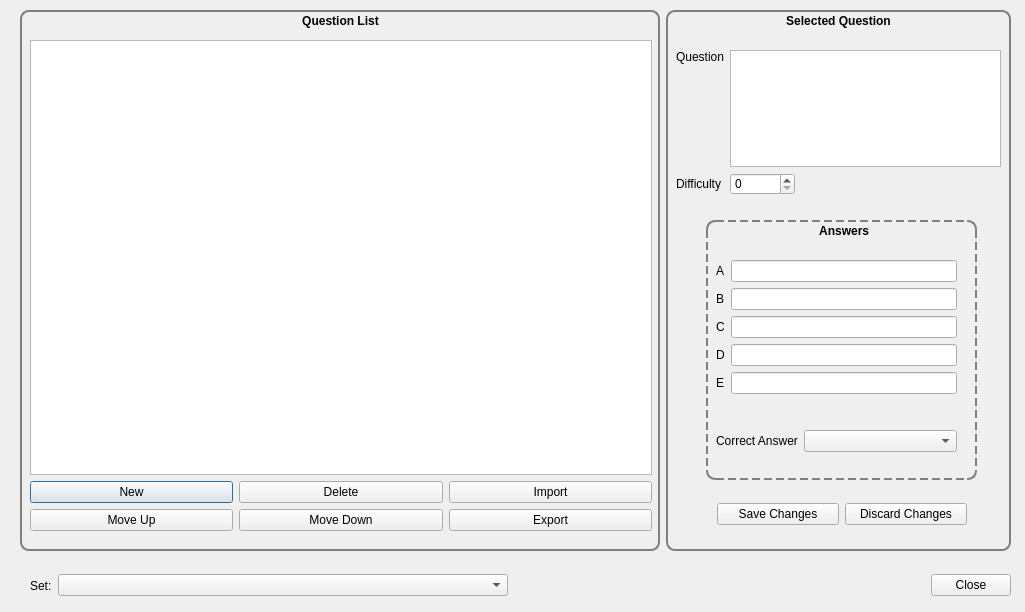
<?xml version="1.0" encoding="UTF-8"?>
<ui version="4.0">
 <class>Dialog</class>
 <widget class="QDialog" name="Dialog">
  <property name="geometry">
   <rect>
    <x>0</x>
    <y>0</y>
    <width>1025</width>
    <height>612</height>
   </rect>
  </property>
  <property name="windowTitle">
   <string>Edit Question Set</string>
  </property>
  <widget class="QWidget" name="layoutWidget">
   <property name="geometry">
    <rect>
     <x>20</x>
     <y>10</y>
     <width>991</width>
     <height>541</height>
    </rect>
   </property>
   <layout class="QHBoxLayout" name="horizontalLayout">
    <item>
     <widget class="QGroupBox" name="groupBox_2">
      <property name="styleSheet">
       <string notr="true">QGroupBox{
	border: 2px solid gray;
	border-radius: 9px;
	margin-top: 0.5em;
	font-weight: bold;
}

QGroupBox::title {
	background-color: transparent;
	subcontrol-position: top center;
	padding: 4 -40px;
}</string>
      </property>
      <property name="title">
       <string>Question List</string>
      </property>
      <widget class="QWidget" name="layoutWidget">
       <property name="geometry">
        <rect>
         <x>10</x>
         <y>30</y>
         <width>622</width>
         <height>491</height>
        </rect>
       </property>
       <layout class="QVBoxLayout" name="verticalLayout">
        <item>
         <widget class="QListWidget" name="questionList">
          <property name="minimumSize">
           <size>
            <width>620</width>
            <height>0</height>
           </size>
          </property>
         </widget>
        </item>
        <item>
         <layout class="QGridLayout" name="gridLayout_2">
          <item row="0" column="0">
           <widget class="QPushButton" name="newButton">
            <property name="text">
             <string>New</string>
            </property>
           </widget>
          </item>
          <item row="0" column="1">
           <widget class="QPushButton" name="deleteButton">
            <property name="text">
             <string>Delete</string>
            </property>
           </widget>
          </item>
          <item row="0" column="2">
           <widget class="QPushButton" name="importButton">
            <property name="text">
             <string>Import</string>
            </property>
           </widget>
          </item>
          <item row="1" column="0">
           <widget class="QPushButton" name="moveUpButton">
            <property name="text">
             <string>Move Up</string>
            </property>
           </widget>
          </item>
          <item row="1" column="1">
           <widget class="QPushButton" name="moveDownButton">
            <property name="text">
             <string>Move Down</string>
            </property>
           </widget>
          </item>
          <item row="1" column="2">
           <widget class="QPushButton" name="exportButton">
            <property name="text">
             <string>Export</string>
            </property>
           </widget>
          </item>
         </layout>
        </item>
       </layout>
      </widget>
     </widget>
    </item>
    <item>
     <widget class="QGroupBox" name="groupBox_3">
      <property name="maximumSize">
       <size>
        <width>345</width>
        <height>16777215</height>
       </size>
      </property>
      <property name="styleSheet">
       <string notr="true">QGroupBox{
	border: 2px solid gray;
	border-radius: 9px;
	margin-top: 0.5em;
	font-weight: bold;
}

QGroupBox::title {
	background-color: transparent;
	subcontrol-position: top center;
	padding: 4 -40px;
}</string>
      </property>
      <property name="title">
       <string>Selected Question</string>
      </property>
      <widget class="QGroupBox" name="groupBox">
       <property name="geometry">
        <rect>
         <x>40</x>
         <y>210</y>
         <width>271</width>
         <height>260</height>
        </rect>
       </property>
       <property name="styleSheet">
        <string notr="true">QGroupBox{
	border: 2px dashed gray;
	border-radius: 9px;
	margin-top: 0.5em;
	font-weight: bold;
}

QGroupBox::title {
	background-color: transparent;
	subcontrol-position: top center;
	padding: 4 -40px;
}</string>
       </property>
       <property name="title">
        <string>  Answers</string>
       </property>
       <property name="alignment">
        <set>Qt::AlignCenter</set>
       </property>
       <widget class="QWidget" name="layoutWidget">
        <property name="geometry">
         <rect>
          <x>10</x>
          <y>40</y>
          <width>241</width>
          <height>161</height>
         </rect>
        </property>
        <layout class="QFormLayout" name="formLayout">
         <property name="fieldGrowthPolicy">
          <enum>QFormLayout::AllNonFixedFieldsGrow</enum>
         </property>
         <item row="0" column="0">
          <widget class="QLabel" name="label_4">
           <property name="text">
            <string>A</string>
           </property>
          </widget>
         </item>
         <item row="0" column="1">
          <widget class="QLineEdit" name="answerA"/>
         </item>
         <item row="1" column="0">
          <widget class="QLabel" name="label_5">
           <property name="text">
            <string>B</string>
           </property>
          </widget>
         </item>
         <item row="1" column="1">
          <widget class="QLineEdit" name="answerB"/>
         </item>
         <item row="2" column="0">
          <widget class="QLabel" name="label_6">
           <property name="text">
            <string>C</string>
           </property>
          </widget>
         </item>
         <item row="2" column="1">
          <widget class="QLineEdit" name="answerC"/>
         </item>
         <item row="3" column="0">
          <widget class="QLabel" name="label_7">
           <property name="text">
            <string>D</string>
           </property>
          </widget>
         </item>
         <item row="3" column="1">
          <widget class="QLineEdit" name="answerD"/>
         </item>
         <item row="4" column="0">
          <widget class="QLabel" name="label_8">
           <property name="text">
            <string>E</string>
           </property>
          </widget>
         </item>
         <item row="4" column="1">
          <widget class="QLineEdit" name="answerE"/>
         </item>
        </layout>
       </widget>
       <widget class="QWidget" name="layoutWidget">
        <property name="geometry">
         <rect>
          <x>10</x>
          <y>210</y>
          <width>241</width>
          <height>34</height>
         </rect>
        </property>
        <layout class="QFormLayout" name="formLayout_2">
         <property name="fieldGrowthPolicy">
          <enum>QFormLayout::AllNonFixedFieldsGrow</enum>
         </property>
         <item row="0" column="1">
          <widget class="QComboBox" name="correctAnswerCombo"/>
         </item>
         <item row="0" column="0">
          <widget class="QLabel" name="label_2">
           <property name="text">
            <string>Correct Answer</string>
           </property>
          </widget>
         </item>
        </layout>
       </widget>
      </widget>
      <widget class="QWidget" name="layoutWidget">
       <property name="geometry">
        <rect>
         <x>10</x>
         <y>40</y>
         <width>325</width>
         <height>145</height>
        </rect>
       </property>
       <layout class="QGridLayout" name="gridLayout">
        <item row="1" column="0">
         <widget class="QLabel" name="label_3">
          <property name="text">
           <string>Difficulty</string>
          </property>
         </widget>
        </item>
        <item row="1" column="1">
         <widget class="QSpinBox" name="difficultySpinner">
          <property name="minimumSize">
           <size>
            <width>65</width>
            <height>0</height>
           </size>
          </property>
         </widget>
        </item>
        <item row="0" column="1" colspan="2">
         <widget class="AutosaveQPlainTextEdit" name="questionBox">
          <property name="tabChangesFocus">
           <bool>true</bool>
          </property>
         </widget>
        </item>
        <item row="1" column="2">
         <spacer name="horizontalSpacer">
          <property name="orientation">
           <enum>Qt::Horizontal</enum>
          </property>
          <property name="sizeHint" stdset="0">
           <size>
            <width>148</width>
            <height>20</height>
           </size>
          </property>
         </spacer>
        </item>
        <item row="0" column="0" alignment="Qt::AlignTop">
         <widget class="QLabel" name="label">
          <property name="text">
           <string>Question</string>
          </property>
         </widget>
        </item>
       </layout>
      </widget>
      <widget class="QWidget" name="layoutWidget">
       <property name="geometry">
        <rect>
         <x>51</x>
         <y>490</y>
         <width>250</width>
         <height>29</height>
        </rect>
       </property>
       <layout class="QHBoxLayout" name="horizontalLayout_3">
        <item>
         <widget class="QPushButton" name="saveButton">
          <property name="text">
           <string>Save Changes</string>
          </property>
         </widget>
        </item>
        <item>
         <widget class="QPushButton" name="cancelButton">
          <property name="text">
           <string>Discard Changes</string>
          </property>
         </widget>
        </item>
       </layout>
      </widget>
     </widget>
    </item>
   </layout>
  </widget>
  <widget class="QWidget" name="layoutWidget">
   <property name="geometry">
    <rect>
     <x>30</x>
     <y>570</y>
     <width>981</width>
     <height>31</height>
    </rect>
   </property>
   <layout class="QHBoxLayout" name="horizontalLayout_2">
    <item>
     <widget class="QLabel" name="label_9">
      <property name="text">
       <string>Set:</string>
      </property>
     </widget>
    </item>
    <item>
     <widget class="QComboBox" name="jumpCombo">
      <property name="minimumSize">
       <size>
        <width>450</width>
        <height>0</height>
       </size>
      </property>
      <property name="maximumSize">
       <size>
        <width>300</width>
        <height>16777215</height>
       </size>
      </property>
     </widget>
    </item>
    <item>
     <spacer name="horizontalSpacer_2">
      <property name="orientation">
       <enum>Qt::Horizontal</enum>
      </property>
      <property name="sizeHint" stdset="0">
       <size>
        <width>258</width>
        <height>20</height>
       </size>
      </property>
     </spacer>
    </item>
    <item>
     <widget class="QPushButton" name="closeButton">
      <property name="text">
       <string>Close</string>
      </property>
     </widget>
    </item>
   </layout>
  </widget>
 </widget>
 <customwidgets>
  <customwidget>
   <class>AutosaveQPlainTextEdit</class>
   <extends>QPlainTextEdit</extends>
   <header>ui/editset.h</header>
  </customwidget>
 </customwidgets>
 <tabstops>
  <tabstop>questionBox</tabstop>
  <tabstop>difficultySpinner</tabstop>
  <tabstop>answerA</tabstop>
  <tabstop>answerB</tabstop>
  <tabstop>answerC</tabstop>
  <tabstop>answerD</tabstop>
  <tabstop>answerE</tabstop>
  <tabstop>correctAnswerCombo</tabstop>
  <tabstop>questionList</tabstop>
  <tabstop>newButton</tabstop>
  <tabstop>moveUpButton</tabstop>
  <tabstop>deleteButton</tabstop>
  <tabstop>moveDownButton</tabstop>
  <tabstop>importButton</tabstop>
  <tabstop>exportButton</tabstop>
  <tabstop>jumpCombo</tabstop>
  <tabstop>closeButton</tabstop>
 </tabstops>
 <resources/>
 <connections/>
</ui>
